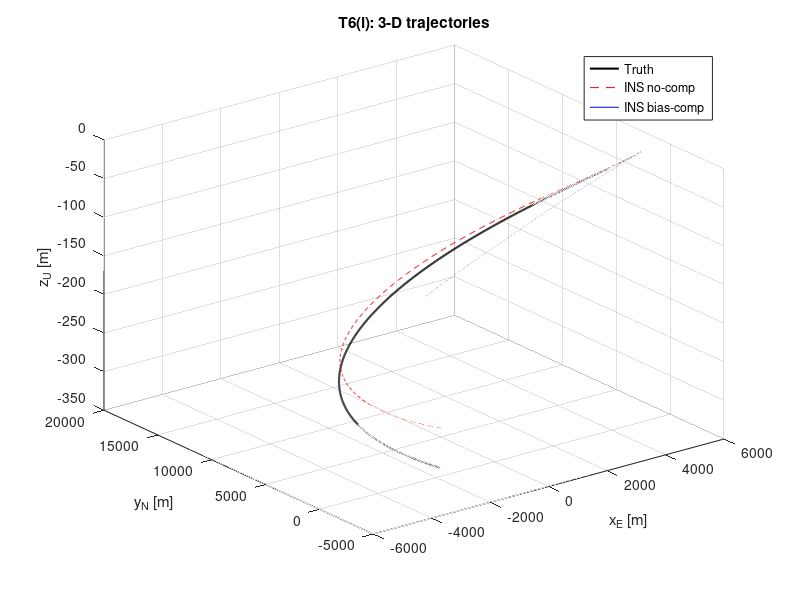
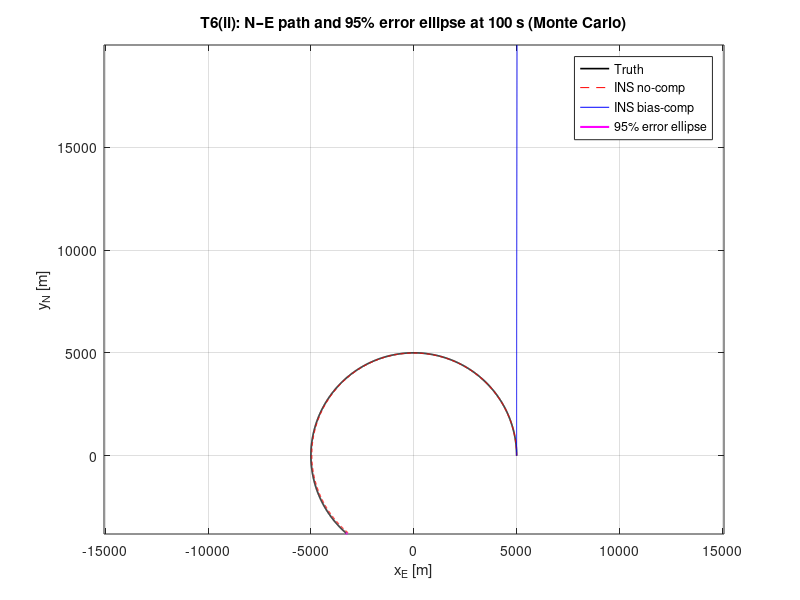
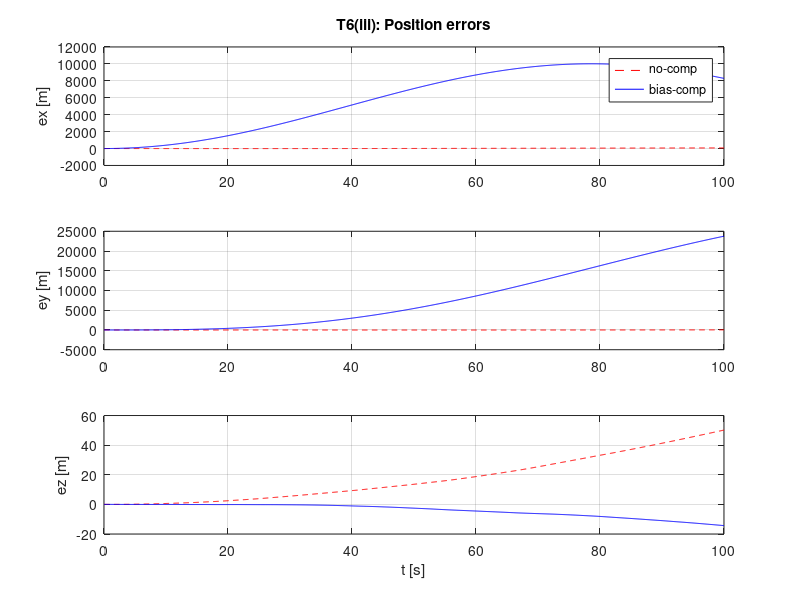
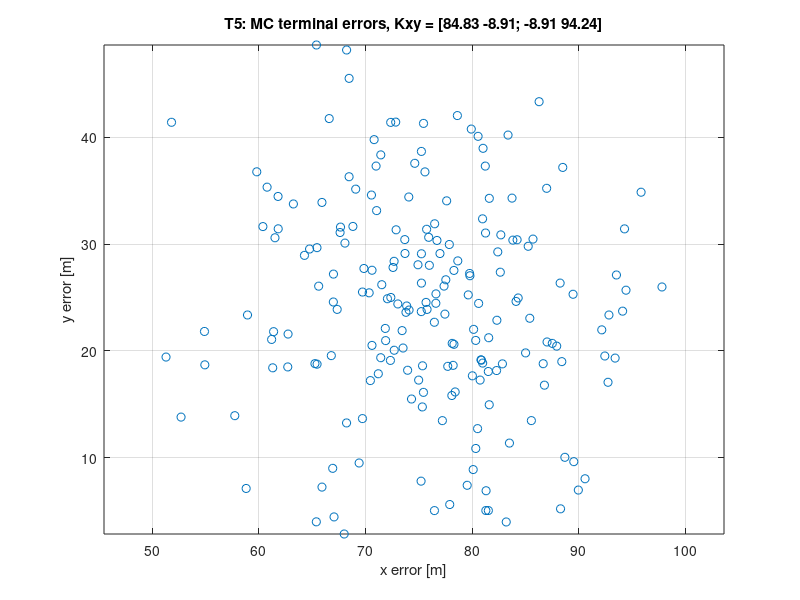

Reproduce these figures in MATLAB, in order.
function ins_ellipsoid_project()
% Avionics Navigation (AERO482/ENGR6461) — Deterministic strapdown INS (local nav frame)
% Task coverage:
% T1: Frames & Rz(ψ) rotation (Rodrigues §2.2); projection sanity check (P = I - nn^T, §2.3.1–2.4)
% T2: Gravity & specific force (Rodrigues §4.2.1–§4.2.5)
% T3: Strapdown mechanization (deterministic) (Rodrigues §4.3)
% T4: Bias estimation in stationary windows; drift comparison
% T5: Uncertainty & 95% error ellipse (Rodrigues §5.6)
% T6: Sanity plots & short discussion prints

%% Simulation parameters
dt   = 0.1;                 % s
Tend = 100;                 % s
t    = 0:dt:Tend;

% Truth trajectory (local nav axes: x-East, y-North, z-Up)
V   = 200;                  % m/s
R   = 5000;                 % m
omega = V/R;                % rad/s
Vz  = -3;                   % m/s descent
g   = 9.80665;              % m/s^2 (constant g accepted)

% Sensor error parameters
bg_true   = [0;0;5e-5];     % rad/s biases: roll,pitch zero; yaw = 5e-5 (given)
sigma_gyro = 1e-5;          % rad/s white noise per axis
ba_true   = [0.01;0.01;0.01]; % m/s^2 bias per axis
sigma_acc  = 0.05;            % m/s^2 white noise per axis

% Stationary windows for bias estimation (seconds)
stationary_windows = [0 10; 50 60];

% Ellipsoid sanity (not used for kinematics—local frame INS only)
wgs84 = struct('a',6378137.0,'f',1/298.257223563); % semi-major, flattening
phi_nom = deg2rad(45.5);  % nominal latitude (e.g., Montreal) for radii check
[RM, RN] = wgs84_radii(phi_nom, wgs84); %#ok<NASGU> % sanity values if needed in prints

% Assemble truth states
[truth, att] = simulate_truth(t, R, omega, Vz);

% --- T1: Frame rotation and projection sanity check ---
% Verify orthogonality Rz' * Rz = I and projection P = I - nn^T
psi_sample = att.psi(1);
Rbn = Rz(psi_sample)';           % body<-nav (here body yawed by ψ about z)
assert( norm(Rbn'*Rbn - eye(3), 'fro') < 1e-12, 'R is not orthogonal');
n = [0;0;1]; P = eye(3) - n*n.'; % Projection onto horizontal plane (§2.3.1, §2.4)

% --- Generate inertial measurements (body frame) ---
meas_no_bias   = gen_imu(truth, att, g, zeros(3,1), 0, zeros(3,1), 0, dt);           % clean
meas_with_bias = gen_imu(truth, att, g, ba_true, sigma_acc, bg_true, sigma_gyro, dt); % biased+noisy

% --- T3: Mechanization w/ and w/o bias compensation (deterministic Euler) ---
x0 = truth.r(:,1); v0 = truth.v(:,1); psi0 = att.psi(1);
% First, run naive (no bias compensation)
ins_nocomp = strapdown_ins(meas_with_bias, g, x0, v0, psi0, dt, [], []);
% Then estimate biases from stationary windows and re-run with compensation
[bg_hat, ba_hat] = estimate_biases(meas_with_bias, att, g, stationary_windows, t);
ins_comp = strapdown_ins(meas_with_bias, g, x0, v0, psi0, dt, bg_hat, ba_hat);

% --- T5: Monte Carlo for covariance and 95% error ellipse ---
MC = 200;
[xy_cov, samples_xy] = monte_carlo_cov(MC, truth, att, g, ba_true, sigma_acc, bg_true, sigma_gyro, dt, x0, v0, psi0);
[ell_axes, ell_angles] = error_ellipse(xy_cov, 0.95); % semi-axes and principal dir

% --- T6: Plots & reporting ---
make_plots(truth, ins_nocomp, ins_comp, samples_xy, xy_cov, ell_axes, ell_angles, t);

% Print a short drift discussion (signs/magnitudes)
fprintf('\n=== Drift discussion (qualitative) ===\n');
fprintf('Yaw bias bg_z = %+g rad/s -> heading integrates with constant slope, causing lateral (cross-track) drift ~ V * heading error.\n', bg_true(3));
fprintf('Accel biases ba ~= [%g %g %g] m/s^2 -> velocity error grows ~ ba * t, position ~ 0.5*ba*t^2 in each axis.\n', ba_true);
fprintf('Bias compensation estimated bg_hat = [%g %g %g], ba_hat = [%g %g %g].\n', bg_hat, ba_hat);
fprintf('RMSE (100 s): No-comp vs Comp (m):\n');
rmse_nocomp = sqrt(mean((ins_nocomp.r - truth.r).^2,2));
rmse_comp   = sqrt(mean((ins_comp.r   - truth.r).^2,2));
fprintf('  x: %.2f -> %.2f | y: %.2f -> %.2f | z: %.2f -> %.2f\n', rmse_nocomp(1), rmse_comp(1), rmse_nocomp(2), rmse_comp(2), rmse_nocomp(3), rmse_comp(3));

end

%% ========= Helpers =========

function [truth, att] = simulate_truth(t, R, omega, Vz)
% Truth trajectory and attitude (roll=pitch=0; yaw ψ=ωt)
x = R*cos(omega*t);
y = R*sin(omega*t);
z = Vz*t;

vx = -R*omega*sin(omega*t);
vy =  R*omega*cos(omega*t);
vz =  Vz + 0*t;

ax = -R*omega^2*cos(omega*t);
ay = -R*omega^2*sin(omega*t);
az = 0*t;

truth.r = [x; y; z];
truth.v = [vx; vy; vz];
truth.a = [ax; ay; az];

att.roll  = zeros(size(t));
att.pitch = zeros(size(t));
att.psi   = omega*t; % yaw increases linearly
end

function meas = gen_imu(truth, att, g, ba, sigma_acc, bg, sigma_gyro, dt)
% Generate gyro (ψdot + noise+bias) and accel specific force (body) with noise+bias
N = numel(att.psi);
% Gravity in nav (ENU, Up positive): gn = [0;0;-g]
gn = repmat([0;0;-g],1,N);

% True body rates: only yaw dot = ω, roll/pitch 0
gyro_true = [zeros(1,N); zeros(1,N); gradient(att.psi, dt)];
% Measured gyro
meas.gyro = gyro_true + bg + sigma_gyro*randn(3,N);

% Specific force in nav: fn = a_n - g_n  (Rodrigues §4.2.4)
fn = truth.a - gn;

% Rotate to body: fb = R_n^b fn
fb = zeros(3,N);
for k=1:N
    Rnb = Rz(att.psi(k)); % nav->body is yaw about z
    fb(:,k) = Rnb*fn(:,k);
end

% Measured accel
meas.acc = fb + ba + sigma_acc*randn(3,N);
meas.t   = (0:N-1)*dt;
meas.psi0 = att.psi(1);
end

function out = strapdown_ins(meas, g, x0, v0, psi0, dt, bg_hat, ba_hat)
% Deterministic Euler mechanization in local nav frame
% ψ_k = ψ_{k-1} + (ωz_meas - bg_hat_z) Δt
% f_n = R_b^n (f_b_meas - b_a) ; a_n = f_n + g_n ; v, r integrate forward
N = numel(meas.t);
psi = zeros(1,N); psi(1)=psi0;
v   = zeros(3,N); v(:,1)=v0;
r   = zeros(3,N); r(:,1)=x0;

if isempty(bg_hat), bg_hat = zeros(3,1); end
if isempty(ba_hat), ba_hat = zeros(3,1); end

for k=2:N
    % attitude
    psidot = meas.gyro(3,k-1) - bg_hat(3);
    psi(k) = psi(k-1) + psidot*dt;

    % accel: body->nav then add gravity
    fb_corr = meas.acc(:,k-1) - ba_hat;
    Rbn = Rz(psi(k))';     % body->nav
    fn  = Rbn*fb_corr;
    an  = fn + [0;0;-g];

    % integrate velocity and position
    v(:,k) = v(:,k-1) + an*dt;
    r(:,k) = r(:,k-1) + v(:,k)*dt;
end

out.psi = psi;
out.v   = v;
out.r   = r;
end

function [bg_hat, ba_hat] = estimate_biases(meas, att, g, windows, tvec)
% Estimate constant gyro & accel biases using stationary windows
% At rest (roll=pitch=0), true psidot ≈ 0; expected fb_true ≈ [0;0; +g] in body
sel = false(size(tvec));
for i=1:size(windows,1)
    sel = sel | (tvec>=windows(i,1) & tvec<=windows(i,2));
end

% Gyro bias: mean measured in windows
bg_hat = mean(meas.gyro(:,sel),2);

% Acc bias: mean(measured - expected)
g_body = zeros(3,sum(sel));
k = 1;
for j=find(sel)
    % yaw-only rotation: z-axis unaffected → expected [0;0;g]
    g_body(:,k) = [0;0;g];
    k=k+1;
end
ba_hat = mean(meas.acc(:,sel) - g_body, 2);
end

function [Kxy, samples_xy] = monte_carlo_cov(MC, truth, att, g, ba_true, sigma_acc, bg_true, sigma_gyro, dt, x0, v0, psi0)
samples_xy = zeros(2, MC);
for m=1:MC
    meas = gen_imu(truth, att, g, ba_true, sigma_acc, bg_true, sigma_gyro, dt);
    ins  = strapdown_ins(meas, g, x0, v0, psi0, dt, ba_true*0, bg_true*0); %#ok<*NASGU>
    err_xy = ins.r(1:2,end) - truth.r(1:2,end);
    samples_xy(:,m) = err_xy;
end
mu = mean(samples_xy,2);
D  = samples_xy - mu;
Kxy = (D*D.')/(MC-1);  % sample covariance
end

function [axes_len, theta] = error_ellipse(K, conf)
% Rodrigues §5.6: eigen-decompose K = W Λ W^T; 95% ellipse uses χ²_{2,0.95} ≈ 5.991
if nargin<2, conf=0.95; end
chi2 = 5.991; % 95% for 2 dof
[V, D] = eig((K+K')/2);
lambda = max(real(diag(D)),0);
axes_len = sqrt(chi2 * lambda(:));
% principal direction angle (radians from x-axis)
theta = atan2(V(2,2), V(1,2)); % angle of major axis column (choose second by convention)
end

function make_plots(truth, ins_nocomp, ins_comp, samples_xy, Kxy, ell_axes, ell_theta, t)
figure('Name','3D Truth vs INS (bias-off vs bias-comp)');
plot3(truth.r(1,:), truth.r(2,:), truth.r(3,:), 'k-', 'LineWidth',1.5); hold on;
plot3(ins_nocomp.r(1,:), ins_nocomp.r(2,:), ins_nocomp.r(3,:), 'r--');
plot3(ins_comp.r(1,:),   ins_comp.r(2,:),   ins_comp.r(3,:),   'b-');
grid on; xlabel('x_E [m]'); ylabel('y_N [m]'); zlabel('z_U [m]');
legend('Truth','INS no-comp','INS bias-comp','Location','best'); title('T6(i): 3-D trajectories');

% N–E path with 95% ellipse at t=100 s
figure('Name','NE path + 95% error ellipse at 100 s');
plot(truth.r(1,:), truth.r(2,:), 'k-', 'LineWidth',1.2); hold on;
plot(ins_nocomp.r(1,:), ins_nocomp.r(2,:), 'r--');
plot(ins_comp.r(1,:),   ins_comp.r(2,:),   'b-');
% Draw ellipse centered at truth end
cx = truth.r(1,end); cy = truth.r(2,end);
th = linspace(0,2*pi,200); a=ell_axes(2); b=ell_axes(1); % ensure a ≥ b by eigen ordering (may swap)
R = [cos(ell_theta) -sin(ell_theta); sin(ell_theta) cos(ell_theta)];
ell = R * [a*cos(th); b*sin(th)];
plot(cx+ell(1,:), cy+ell(2,:), 'm-', 'LineWidth',1.5);
axis equal; grid on; xlabel('x_E [m]'); ylabel('y_N [m]');
legend('Truth','INS no-comp','INS bias-comp','95% error ellipse','Location','best');
title('T6(ii): N–E path and 95% error ellipse at 100 s (Monte Carlo)');

% Time histories of position error components
figure('Name','Position errors vs time');
err_nc = ins_nocomp.r - truth.r;
err_c  = ins_comp.r   - truth.r;
subplot(3,1,1); plot(t,err_nc(1,:),'r--', t,err_c(1,:),'b-'); grid on; ylabel('ex [m]'); title('T6(iii): Position errors'); legend('no-comp','bias-comp');
subplot(3,1,2); plot(t,err_nc(2,:),'r--', t,err_c(2,:),'b-'); grid on; ylabel('ey [m]');
subplot(3,1,3); plot(t,err_nc(3,:),'r--', t,err_c(3,:),'b-'); grid on; ylabel('ez [m]'); xlabel('t [s]');

% Scatter of MC terminal errors
figure('Name','Monte Carlo terminal errors (x,y)');
plot(samples_xy(1,:), samples_xy(2,:), 'o'); grid on; axis equal;
xlabel('x error [m]'); ylabel('y error [m]');
title(sprintf('T5: MC terminal errors, Kxy = [%.2f %.2f; %.2f %.2f]', Kxy(1,1),Kxy(1,2),Kxy(2,1),Kxy(2,2)));
end

%% --- Math utilities (Rodrigues §2.2, §3.2.2 sanity, etc.) ---

function R = Rz(psi)
% Rotation about +z (yaw): nav->body when roll=pitch=0 and yaw=psi
c = cos(psi); s = sin(psi);
R = [ c  s  0;
     -s  c  0;
      0  0  1];
end

function [RM, RN] = wgs84_radii(phi, wgs)
% Meridional (RM) and prime-vertical (RN) radii of curvature on the ellipsoid
% (sanity values only; INS remains local)
a = wgs.a; f = wgs.f; e2 = f*(2-f);
den = (1 - e2*sin(phi).^2);
RN  = a ./ sqrt(den);
RM  = a*(1 - e2) ./ (den.^(3/2));
end